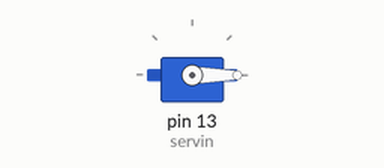
Simulated run of this sketch. Board: Arduino Uno, built with avr-gcc and run on an emulated ATmega328P. On the bench: servo.

Above: at 0.05 s.
At 0.75 s:
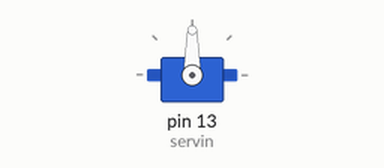
At 1.5 s:
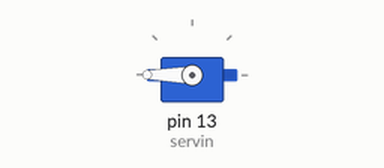
Timing chart, 0 to 3.5 s (numbered marks = the images above):
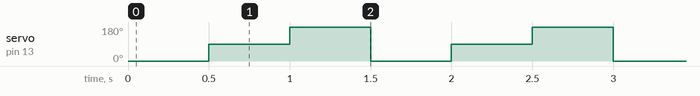

Measured:
- by itself, servo on pin 13 (servin): repeats every 1.5 s: 180° 0.50 s, 0° 0.50 s, 90° 0.50 s

The sketch:

Servo_4.ino
```cpp
#include <Servo.h>
Servo servin;

void setup() {
  servin.attach(13);
}

void loop() {
  servin.write(0);
  delay(500);
  servin.write(90);
  delay(500);
  servin.write(180);
  delay(500);

}
```
